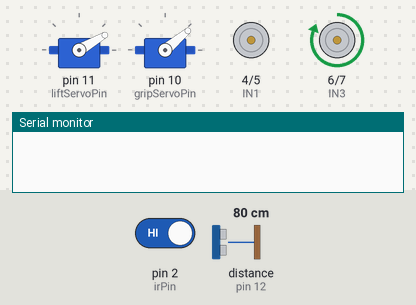
A sketch run on a simulated Arduino Uno, built with avr-gcc and run on an emulated ATmega328P. Parts: 2 × servo, motor-driver pin pairs drawn as motors (green arrow = first pin HIGH = forward, orange = second pin HIGH = backward, longer = more drive), the last lines printed to the serial monitor. Wiring (inferred from the names in the program): ultrasonic range finder: trigger pin 13; echo pin 12. The inputs (shaded band) are chosen by the test bench; at power-on: distance to the obstacle (sensor on pin 12) 80 cm, pin 2 (irPin) HIGH. The echo pulse lasts 58.3 µs per cm.

Above: at 1.13 s.
1.8 s: distance to the obstacle (sensor on pin 12) set to 10 cm
4.8 s: distance to the obstacle (sensor on pin 12) set to 7 cm
At 7.1 s:
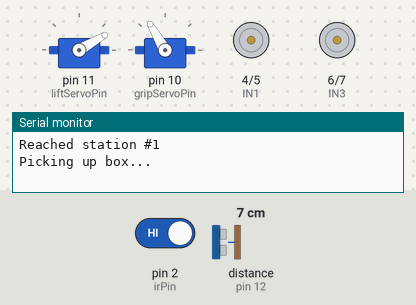
10.8 s: distance to the obstacle (sensor on pin 12) set to 9 cm
13.8 s: pin 2 (irPin) driven LOW
At 14.6 s:
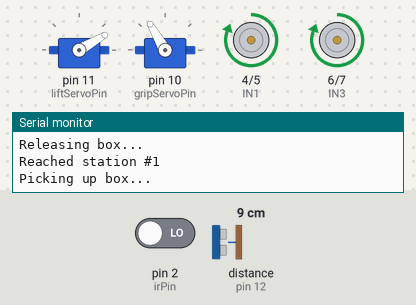
15.3 s: pin 2 (irPin) driven HIGH
At 15.65 s:
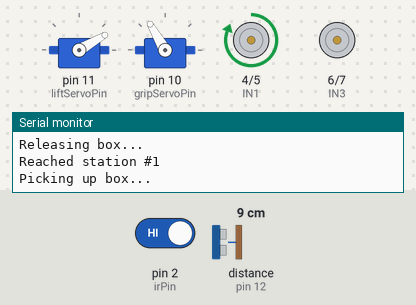
18.3 s: distance to the obstacle (sensor on pin 12) set to 2 cm
At 21.2 s:
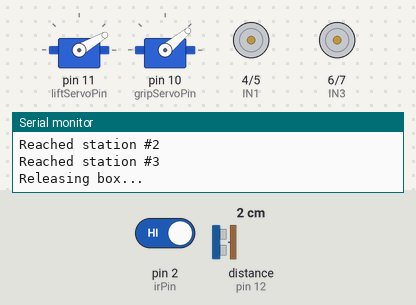
Timing chart, 0 to 22.3 s (numbered marks = the images above; inputs shaded):
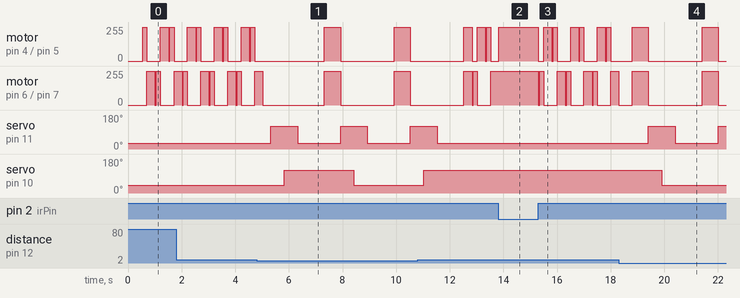

Measured:
- the behaviour switches between 9 and 8 cm on distance to the obstacle (sensor on pin 12) (found by bisection; images 0 and 1)
- after the input at 4.8 s, servo on pin 11 (liftServoPin): alternates 120° for 1.0 s and 30° for 1.6 s, starting after 0.52 s; servo on pin 10 (gripServoPin): 40° → 120° after 1.0 s, → 40° 2.6 s later
- after the input at 13.8 s, motor on pin 6 (IN3) / pin 7 (IN4): stays forward 255/255 (without the input it goes to stopped after 0.03 s)
- after the input at 18.3 s, servo on pin 11 (liftServoPin): 30° → 120° after 1.1 s, → 30° 1.0 s later, → 120° 1.6 s later; servo on pin 10 (gripServoPin): 120° → 40° after 1.6 s
- by itself, motor on pin 4 (IN1) / pin 5 (IN2): alternates forward 255/255 for 0.60 s and stopped for 2.0 s
- by itself, motor on pin 6 (IN3) / pin 7 (IN4): alternates forward 255/255 for 0.60 s and stopped for 2.2 s

The sketch:

AutomatedWarehouseCar.ino
```cpp
#include <Servo.h>

// ================= PIN MAP (per your wiring) =================
// L298N Motor Driver
const int IN1 = 4;
const int IN2 = 5;
const int IN3 = 6;
const int IN4 = 7;

// IR Line Sensor (single sensor, digital)
const int irPin = 2;

// LOW or HIGH when sitting ON the black line - flip the logic below if needed.

// HC-SR04 Ultrasonic Sensor
const int trigPin = 13;
const int echoPin = 12;

// Servos
Servo liftServo;   // was the "ultrasonic pan" servo - repurposed to raise/lower the gripper arm
Servo gripServo;   // opens/closes the gripper claw
const int liftServoPin = 11;
const int gripServoPin = 10;

// ================= TUNE THESE TO YOUR BUILD =================
const int LIFT_UP     = 30;   // angle when arm is raised
const int LIFT_DOWN   = 120;  // angle when arm is lowered to grab/release
const int GRIP_OPEN   = 40;   // claw open angle
const int GRIP_CLOSE  = 120;  // claw closed angle
const int STATION_TRIGGER_CM = 8;  // how close a station marker must be to trigger a stop

// ================= STATION / BOX LOGIC =================
int stationCount = 0;                 // resets after each full pick+deliver cycle
const int PICKUP_STATION = 1;         // station number = pickup point
const int DELIVERY_STATIONS[] = {2, 3, 4};  // destinations for Box A, B, C in turn
int boxRunNumber = 0;                 // which pick-and-place cycle we're on (0=Box A, 1=Box B, 2=Box C)

// ================= LINE SEARCH MEMORY =================
int lastTurnDirection = 1;  // 1 = try right first, -1 = try left first

void setup() {
  Serial.begin(9600);

  pinMode(IN1, OUTPUT);
  pinMode(IN2, OUTPUT);
  pinMode(IN3, OUTPUT);
  pinMode(IN4, OUTPUT);

  pinMode(irPin, INPUT);

  pinMode(trigPin, OUTPUT);
  pinMode(echoPin, INPUT);

  liftServo.attach(liftServoPin);
  gripServo.attach(gripServoPin);

  liftServo.write(LIFT_UP);
  gripServo.write(GRIP_OPEN);

  delay(500); // let servos settle before the robot moves
}

// ================= MOTOR PRIMITIVES =================
void motorsForward() {
  digitalWrite(IN1, HIGH); digitalWrite(IN2, LOW);
  digitalWrite(IN3, HIGH); digitalWrite(IN4, LOW);
}
void motorsStop() {
  digitalWrite(IN1, LOW); digitalWrite(IN2, LOW);
  digitalWrite(IN3, LOW); digitalWrite(IN4, LOW);
}
void motorsTurnLeft() {
  digitalWrite(IN1, LOW);  digitalWrite(IN2, LOW);
  digitalWrite(IN3, HIGH); digitalWrite(IN4, LOW);
}
void motorsTurnRight() {
  digitalWrite(IN1, HIGH); digitalWrite(IN2, LOW);
  digitalWrite(IN3, LOW);  digitalWrite(IN4, LOW);
}
void motorsReverse() {
  digitalWrite(IN1, LOW); digitalWrite(IN2, HIGH);
  digitalWrite(IN3, LOW); digitalWrite(IN4, HIGH);
}

// ================= LINE FOLLOWING (single sensor) =================
// Only one sensor means we can't tell which side the line drifted to.
// Strategy: drive forward while the line is seen; the instant it's lost,
// do a short turn to search for it, alternating direction if needed.
void followLine() {
  int lineState = digitalRead(irPin);

  if (lineState == LOW) {        // LOW = on the black line (verify polarity!)
    motorsForward();
  } else {
    motorsStop();
    delay(50);
    searchForLine();
  }
}

void searchForLine() {
  if (lastTurnDirection == 1) {
    motorsTurnRight();
  } else {
    motorsTurnLeft();
  }
  delay(150);
  motorsStop();

  if (digitalRead(irPin) == LOW) return;  // re-found the line

  lastTurnDirection *= -1;                 // flip and try the other way, a bit further
  if (lastTurnDirection == 1) {
    motorsTurnRight();
  } else {
    motorsTurnLeft();
  }
  delay(300);
  motorsStop();
}

// ================= ULTRASONIC DISTANCE =================
long readDistanceCM() {
  digitalWrite(trigPin, LOW);
  delayMicroseconds(2);
  digitalWrite(trigPin, HIGH);
  delayMicroseconds(10);
  digitalWrite(trigPin, LOW);

  long duration = pulseIn(echoPin, HIGH, 30000); // 30ms timeout
  long distance = duration * 0.0343 / 2;         // convert to cm
  return distance;
}

bool atStationMarker() {
  long d = readDistanceCM();
  return (d > 0 && d < STATION_TRIGGER_CM);
}

// ================= GRIPPER SEQUENCES =================
void pickUpBox() {
  motorsStop();
  Serial.println("Picking up box...");
  liftServo.write(LIFT_DOWN);
  delay(500);
  gripServo.write(GRIP_CLOSE);
  delay(500);
  liftServo.write(LIFT_UP);
  delay(500);
}

void releaseBox() {
  motorsStop();
  Serial.println("Releasing box...");
  liftServo.write(LIFT_DOWN);
  delay(500);
  gripServo.write(GRIP_OPEN);
  delay(500);
  liftServo.write(LIFT_UP);
  delay(500);
}

// ================= STATION HANDLING =================
void handleStation() {
  stationCount++;
  Serial.print("Reached station #");
  Serial.println(stationCount);

  if (stationCount == PICKUP_STATION) {
    delay(300);
    pickUpBox();
  } else {
    int targetStation = DELIVERY_STATIONS[boxRunNumber % 3];
    if (stationCount == targetStation) {
      delay(300);
      releaseBox();
      boxRunNumber++;
      stationCount = 0;   // reset for the next box's cycle
    }
  }

  delay(500);        // clear the marker before resuming
  motorsForward();
  delay(300);
}

// ================= MAIN LOOP =================
void loop() {
  if (atStationMarker()) {
    handleStation();
  } else {
    followLine();
  }
}
```
